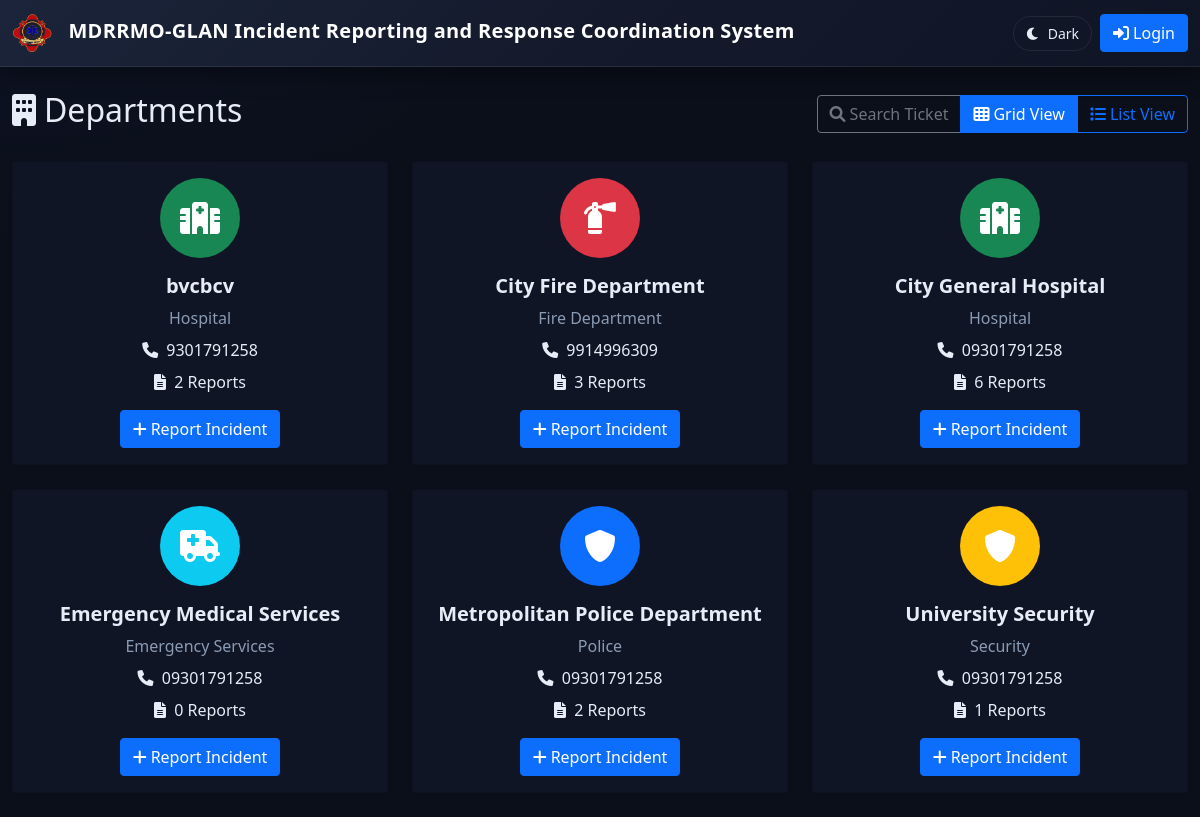
The page /dashboard/responder.php on the database as committed earlier.
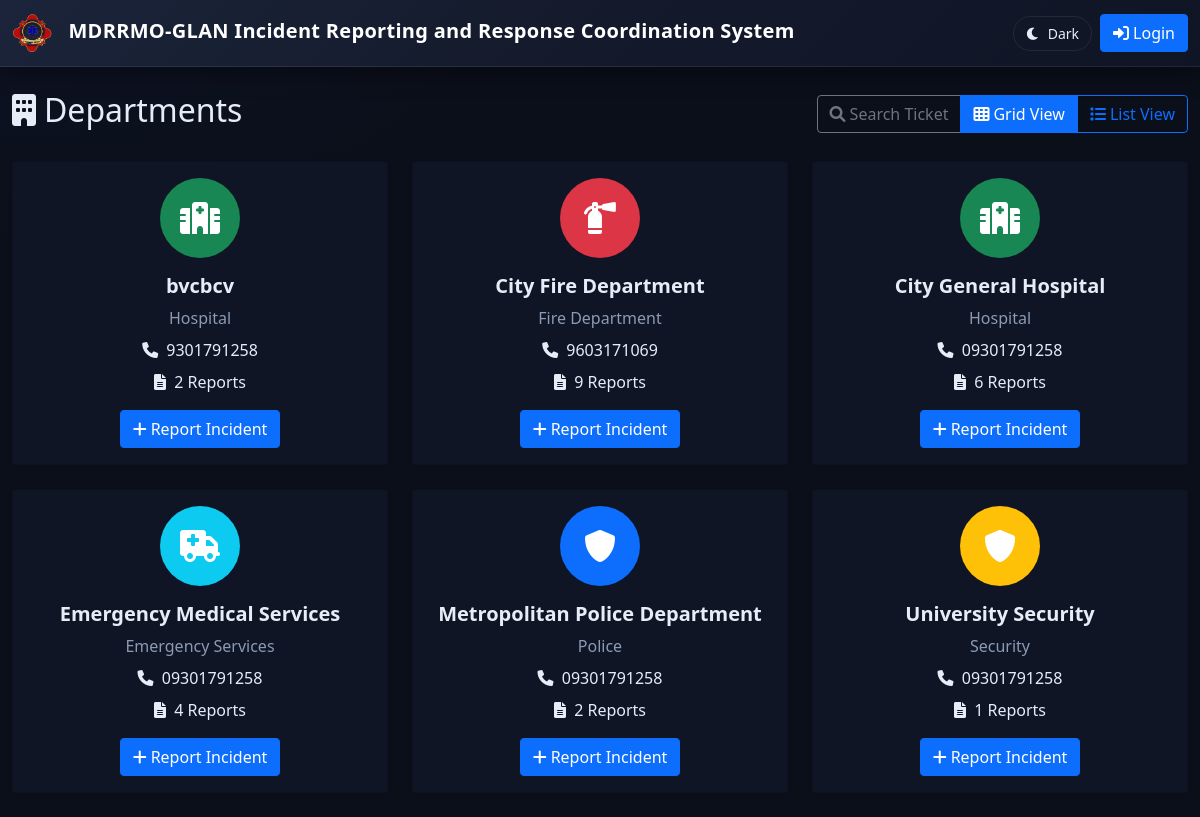
The same page on the database as committed later.
### tables this page shows
CREATE TABLE IF NOT EXISTS `organizations` (
  `id` int NOT NULL AUTO_INCREMENT,
  `org_name` varchar(255) NOT NULL,
  `org_type` enum('Hospital','Police','Fire Department','Security','Emergency Services') NOT NULL,
  `contact_number` varchar(20) DEFAULT NULL,
  `address` text,
  `created_at` timestamp NULL DEFAULT CURRENT_TIMESTAMP,
  PRIMARY KEY (`id`)
);

### dashboard/responder.php (the view, shortened to what this page needs)
<?php
include '../views/header.php';
$database = new Database();
$db = $database->getConnection();
$query = "SELECT o.*, COUNT(ir.id) as report_count
          FROM organizations o
          LEFT JOIN incident_reports ir ON o.id = ir.organization_id
          GROUP BY o.id
          ORDER BY o.org_name";
$stmt = $db->prepare($query);
$stmt->execute();
$organizations = $stmt->fetchAll();
?>
<div class="container-fluid">
    <div class="row">
        <div class="col-12">
            <div class="d-flex justify-content-between align-items-center mb-4 mt-4">
                <h1 class="h2">
                    <i class="fas fa-building me-2"></i>Departments
                </h1>
                <div class="btn-group" role="group">
                    <a href="../reports/search.php" class="btn btn-outline-secondary">
                        <i class="fas fa-search me-1"></i>Search Ticket
                    </a>
                    <button type="button" class="btn btn-outline-primary active" id="gridViewBtn">
                        <i class="fas fa-th me-1"></i>Grid View
                    </button>
                    <button type="button" class="btn btn-outline-primary" id="listViewBtn">
                        <i class="fas fa-list me-1"></i>List View
                    </button>
                </div>
            </div>
            <div class="row" id="departmentsGrid">
                <?php foreach ($organizations as $org): ?>
                    <?php
                    $icon_class = '';
                    $bg_color = '';
                    switch ($org['org_type']) {
                        case 'Hospital':
                            $icon_class = 'fas fa-hospital';
                            $bg_color = 'bg-success';
                            break;
                        case 'Fire Department':
                            $icon_class = 'fas fa-fire-extinguisher';
                            $bg_color = 'bg-danger';
                            break;
                        case 'Police':
                            $icon_class = 'fas fa-shield-alt';
                            $bg_color = 'bg-primary';
                            break;
                        case 'Emergency Services':
                            $icon_class = 'fas fa-ambulance';
                            $bg_color = 'bg-info';
                            break;
                        case 'Security':
                            $icon_class = 'fas fa-shield-alt';
                            $bg_color = 'bg-warning';
                            break;
                    }
                    ?>
                    <div class="col-lg-4 col-md-6 mb-4">
                        <div class="card h-100 shadow-sm">
                            <div class="card-body text-center">
                                <div class="mb-3">
                                    <div class="rounded-circle d-inline-flex align-items-center justify-content-center <?php echo $bg_color; ?>"
                                         style="width: 80px; height: 80px;">
                                        <i class="<?php echo $icon_class; ?> fa-2x text-white"></i>
                                    </div>
                                </div>
                                <h5 class="card-title fw-bold"><?php echo htmlspecialchars($org['org_name']); ?></h5>
                                <p class="text-muted mb-2"><?php echo htmlspecialchars($org['org_type']); ?></p>
                                <div class="mb-2">
                                    <i class="fas fa-phone me-1"></i>
                                    <span><?php echo htmlspecialchars($org['contact_number']); ?></span>
                                </div>
                                <div class="mb-3">
                                    <i class="fas fa-file-alt me-1"></i>
                                    <span><?php echo $org['report_count']; ?> Reports</span>
                                </div>
                                <a href="../reports/create.php?org_id=<?php echo $org['id']; ?>&redirect=departments"
                                   class="btn btn-primary">
                                    <i class="fas fa-plus me-1"></i>Report Incident
                                </a>
                            </div>
                        </div>
                    </div>
                <?php endforeach; ?>
            </div>
        </div>
    </div>
</div>
<?php include '../views/footer.php'; ?>

Rows that differ between the two databases and show on the page:
changed organizations "City Fire Department": contact_number "9914996309" → "9603171069"; report_count "3" → "9"
computed for organizations "Emergency Medical Services": report_count "0" → "4"
